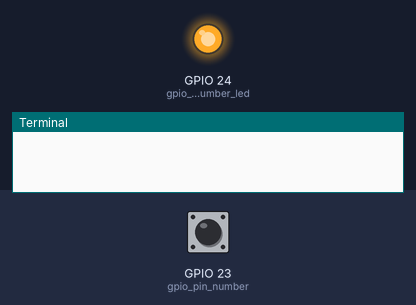
Bench run of a program on a simulated Raspberry Pi (BCM pin numbers). Shown: output pins drawn as LEDs (lit = HIGH), the last lines printed to the terminal. Inputs (shaded band) come from the test bench; at power-on: GPIO 23 (gpio_pin_number) HIGH. At 1.3 s the program stops and its outputs stay as they are.

Above: at 1.2 s.
1.3 s: GPIO 23 (gpio_pin_number) pulled LOW for 0.15 s
At 2.5 s:
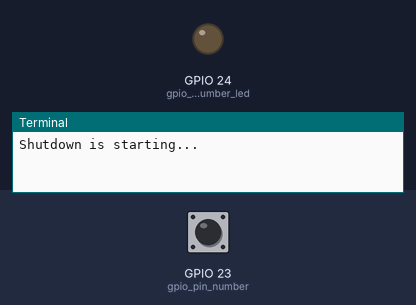
Timing chart, 0 to 2.8 s (numbered marks = the images above; inputs shaded):
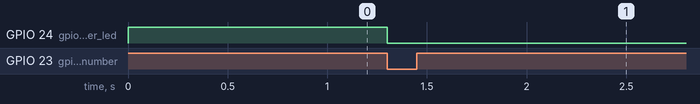

The program:

button_off_sketch.py
```python
import RPi.GPIO as GPIO
import os


gpio_pin_number=23

gpio_pin_number_led=24


GPIO.setmode(GPIO.BCM)

GPIO.setup(gpio_pin_number, GPIO.IN, pull_up_down=GPIO.PUD_UP)
GPIO.setup(gpio_pin_number_led, GPIO.OUT)

try:
    GPIO.output(gpio_pin_number_led, True)
    GPIO.wait_for_edge(gpio_pin_number, GPIO.FALLING)
    print("Shutdown is starting...")
    #os.system("sudo shutdown -h now")
except:
    pass

GPIO.cleanup()
```

Measured:
- after the input at 1.3 s, GPIO 24 (gpio_pin_number_led): HIGH → LOW at once
